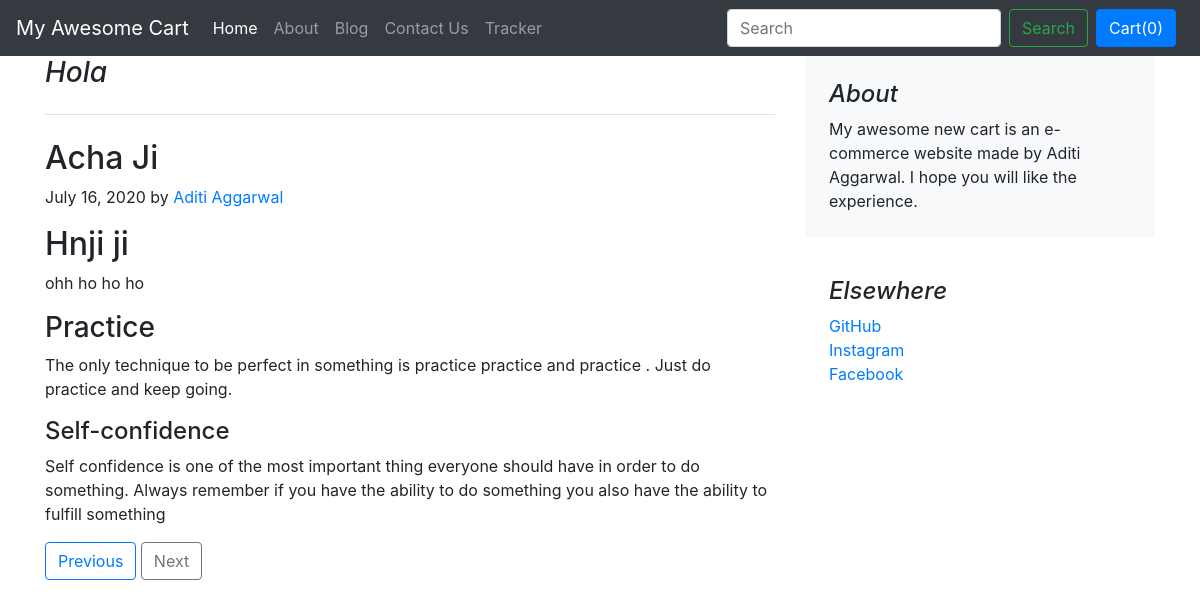
The app's page /blog/blogpost/4 with its own data.
### blog/models.py (models this page shows, shortened)
class Blogpost(models.Model):
    post_id=models.AutoField(primary_key="true")
    title=models.CharField(max_length=300, default="")
    hdng0=models.CharField(max_length=500, default="")
    chdng0=models.CharField(max_length=500, default="")
    hdng1 = models.CharField(max_length=500, default="")
    chdng1=models.CharField(max_length=500, default="")
    hdng2 = models.CharField(max_length=500, default="")
    chdng2=models.CharField(max_length=500, default="")
    hdng3 = models.CharField(max_length=500, default="")
    chdng3=models.CharField(max_length=500, default="")
    pub_date =models.DateField()
    thumbnail=models.ImageField(upload_to="shop/images", default="")

### blog/views.py (the view)
# urls.py: path('blogpost/<int:myid>',views.blogpost, name="blogpost")
def blogpost(request,myid):
    blogs=Blogpost.objects.filter(post_id=myid)
    return render(request, 'blog/blogpost.html',{'blog':blogs})

### blog/templates/blog/blogpost.html (shortened to what this page needs)
{% extends 'shop/basic.html' %}
{% block body %}
<div class="container">
<div class="row">
    <div class="col-md-8 blog-main">
      <h3 class="pb-4 mb-4 font-italic border-bottom">
        {{blog.0.title}}
      </h3>
      <div class="blog-post">
        <h2 class="blog-post-title">{{blog.0.hdng0}}</h2>
        <p class="blog-post-meta">{{blog.0.pub_date}} by <a href="#">Aditi Aggarwal</a></p>
        <h2>{{blog.0.hdng1}}</h2>
        <p>{{blog.0.chdng1}}</p>
        <h3>{{blog.0.hdng2}}</h3>
        <p>{{blog.0.chdng2}}</p>
         <h4>{{blog.0.hdng3}}</h4>
        <p>{{blog.0.chdng3}}</p>
        </div>
      <nav class="blog-pagination">
        <a class="btn btn-outline-primary" id="prev{{blog.0.id}}" href="#">Previous</a>
        <a class="btn btn-outline-secondary" id="next{{blog.0.id}}" href="#" >Next</a>
      </nav>
    </div>
    <aside class="col-md-4 blog-sidebar">
      <div class="p-4 mb-3 bg-light rounded">
        <h4 class="font-italic">About</h4>
        <p class="mb-0">My awesome new cart is an e-commerce website made by Aditi Aggarwal. I hope you will like the experience.</p>
      </div>
      <div class="p-4">
        <h4 class="font-italic">Elsewhere</h4>
        <ol class="list-unstyled">
          <li><a href="https://github.com/aditiaggarwal28">GitHub</a></li>
          <li><a href="https://www.instagram.com/aditi_agg.28/">Instagram</a></li>
          <li><a href="https://www.facebook.com/aditi.aggarwal.5439087/">Facebook</a></li>
        </ol>
      </div>
    </aside>
  </div>
</div>
{% endblock %}

### records on screen
Blogpost: title "Hola", hdng0 "Acha Ji", pub_date "July 16, 2020", hdng1 "Hnji ji", chdng1 "ohh ho ho ho", hdng2 "Practice", chdng2 "The only technique to be perfect in something is practice practice and practice . Just do practice and keep going.", hdng3 "Self-confidence", chdng3 "Self confidence is one of the most important thing everyone should have in order to do something. Always remember if you have the ability to do something you also have the ability to fulfill something"
